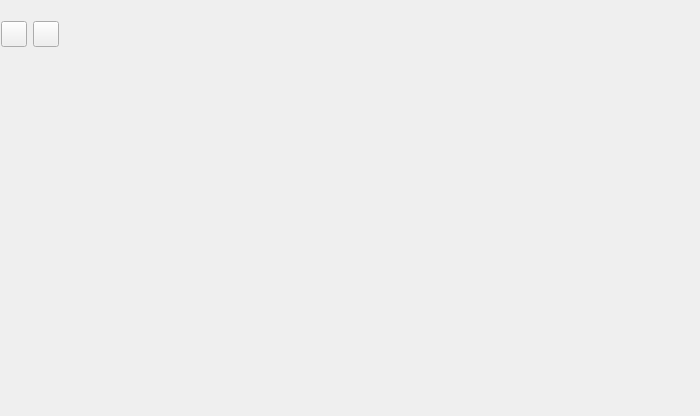
<?xml version="1.0" encoding="UTF-8"?>
<ui version="4.0">
 <class>DrawWidget</class>
 <widget class="QWidget" name="DrawWidget">
  <property name="geometry">
   <rect>
    <x>0</x>
    <y>0</y>
    <width>700</width>
    <height>416</height>
   </rect>
  </property>
  <property name="maximumSize">
   <size>
    <width>10000</width>
    <height>10000</height>
   </size>
  </property>
  <property name="sizeIncrement">
   <size>
    <width>1</width>
    <height>1</height>
   </size>
  </property>
  <property name="mouseTracking">
   <bool>true</bool>
  </property>
  <property name="windowTitle">
   <string notr="true"/>
  </property>
  <property name="styleSheet">
   <string notr="true"/>
  </property>
  <widget class="QPushButton" name="pushButton_Check">
   <property name="geometry">
    <rect>
     <x>33</x>
     <y>21</y>
     <width>26</width>
     <height>26</height>
    </rect>
   </property>
   <property name="sizePolicy">
    <sizepolicy hsizetype="Fixed" vsizetype="Fixed">
     <horstretch>0</horstretch>
     <verstretch>0</verstretch>
    </sizepolicy>
   </property>
   <property name="minimumSize">
    <size>
     <width>26</width>
     <height>26</height>
    </size>
   </property>
   <property name="maximumSize">
    <size>
     <width>26</width>
     <height>26</height>
    </size>
   </property>
   <property name="text">
    <string/>
   </property>
   <property name="icon">
    <iconset resource="MainWindow.qrc">
     <normaloff>:/MainWindow/Resources/icon/check.png</normaloff>:/MainWindow/Resources/icon/check.png</iconset>
   </property>
  </widget>
  <widget class="QPushButton" name="pushButton_Cancel">
   <property name="geometry">
    <rect>
     <x>1</x>
     <y>21</y>
     <width>26</width>
     <height>26</height>
    </rect>
   </property>
   <property name="sizePolicy">
    <sizepolicy hsizetype="Fixed" vsizetype="Fixed">
     <horstretch>0</horstretch>
     <verstretch>0</verstretch>
    </sizepolicy>
   </property>
   <property name="minimumSize">
    <size>
     <width>26</width>
     <height>26</height>
    </size>
   </property>
   <property name="maximumSize">
    <size>
     <width>26</width>
     <height>26</height>
    </size>
   </property>
   <property name="text">
    <string/>
   </property>
   <property name="icon">
    <iconset resource="MainWindow.qrc">
     <normaloff>:/MainWindow/Resources/icon/cancel.png</normaloff>:/MainWindow/Resources/icon/cancel.png</iconset>
   </property>
  </widget>
 </widget>
 <resources>
  <include location="MainWindow.qrc"/>
 </resources>
 <connections/>
</ui>
